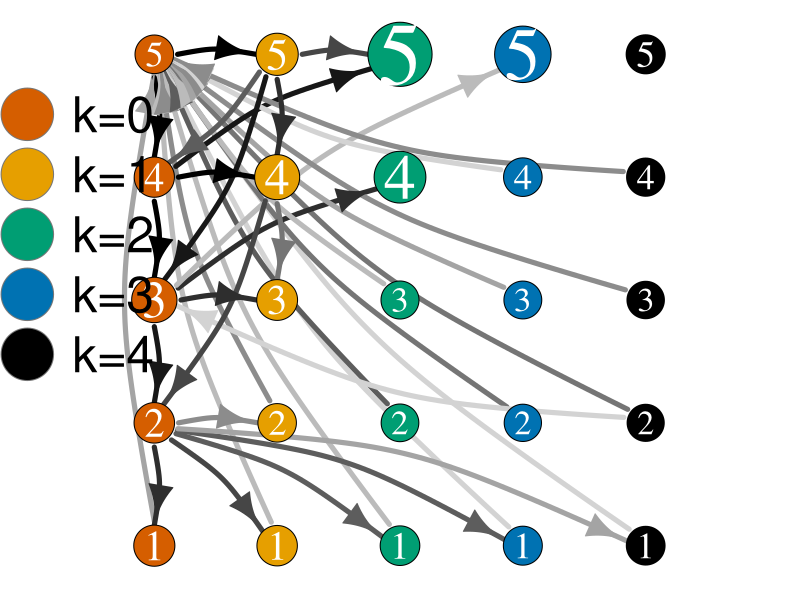

Here is the R script that generated this plot:

library(ggplot2)
library(igraph)
library(ggraph)
library(RColorBrewer)

nodes <- read.csv("ctpnodesB031.txt", header=T, as.is=T)
links <- read.csv("ctpedgesB031.txt", header=T, as.is=T)
links[,3] <- round(links[,3],3) 
links <-links[links["weight"] >8,]

par(mar=c(0,0,0,0))
net <- graph_from_data_frame(d=links, vertices=nodes, directed=T)
strength(net,mode="in")
strength(net,mode="out")

group_color_nodes <-  c("#D55E00","#E69F00","#009E73","#0072B2","#000000")
V(net)$color <- adjustcolor(group_color_nodes[V(net)$k+1],1.0)
V(net)[24]$color <- adjustcolor(group_color_nodes[V(net)[24]$k+1])
V(net)$frame.color <- "#000000"
V(net)$frame <- 5
V(net)$label <- V(net)$b+1
V(net)$label.cex <- 2+ 15*V(net)$sd
V(net)$size <- V(net)$sd*50 + 15
V(net)$label.color <- "white"


n_bins<-10
sn_colorrange <- colorRampPalette(c("lightgray","black"))
sn_color <- sn_colorrange(n_bins)

E(net)$color<-sn_color[cut_number(E(net)$weight,n_bins)]
E(net)$width <-5
E(net)$arrow.size <- 2


l1 <- layout_on_grid(net)
l2 <- layout_with_graphopt(net, charge=1.0)
l3<- layout_on_sphere(net)
plot(net, layout=l1, edge.curved=.2)

legend(x=-1.7, y=1.0, c("k=0","k=1", "k=2", "k=3", "k=4"), pch=21,
       col="#777777", pt.bg=adjustcolor(group_color_nodes, alpha=1.0), pt.cex=7, cex=3.0, bty="n", ncol=1)
